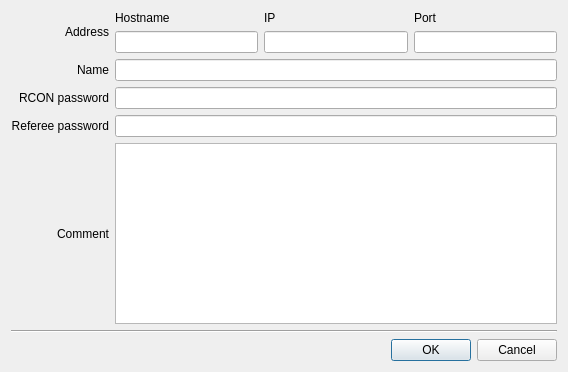
<ui version="4.0" >
 <class>ServOptsDialogClass</class>
 <widget class="QDialog" name="ServOptsDialogClass" >
  <property name="geometry" >
   <rect>
    <x>0</x>
    <y>0</y>
    <width>568</width>
    <height>372</height>
   </rect>
  </property>
  <property name="windowTitle" >
   <string>Dialog</string>
  </property>
  <layout class="QVBoxLayout" name="verticalLayout" >
   <item>
    <layout class="QGridLayout" name="gridLayout_2" >
     <item row="0" column="0" >
      <widget class="QLabel" name="label_8" >
       <property name="text" >
        <string>Address</string>
       </property>
       <property name="alignment" >
        <set>Qt::AlignRight|Qt::AlignTrailing|Qt::AlignVCenter</set>
       </property>
      </widget>
     </item>
     <item row="0" column="1" >
      <layout class="QGridLayout" name="gridLayout" >
       <item row="0" column="0" >
        <widget class="QLabel" name="label" >
         <property name="text" >
          <string>Hostname</string>
         </property>
        </widget>
       </item>
       <item row="0" column="1" >
        <widget class="QLabel" name="label_2" >
         <property name="text" >
          <string>IP</string>
         </property>
        </widget>
       </item>
       <item row="0" column="2" >
        <widget class="QLabel" name="label_3" >
         <property name="text" >
          <string>Port</string>
         </property>
        </widget>
       </item>
       <item row="1" column="0" >
        <widget class="QLineEdit" name="hostnameEdit" />
       </item>
       <item row="1" column="1" >
        <widget class="QLineEdit" name="ipEdit" />
       </item>
       <item row="1" column="2" >
        <widget class="QLineEdit" name="portEdit" />
       </item>
      </layout>
     </item>
     <item row="1" column="0" >
      <widget class="QLabel" name="label_4" >
       <property name="text" >
        <string>Name</string>
       </property>
       <property name="alignment" >
        <set>Qt::AlignRight|Qt::AlignTrailing|Qt::AlignVCenter</set>
       </property>
      </widget>
     </item>
     <item row="1" column="1" >
      <widget class="QLineEdit" name="nameEdit" />
     </item>
     <item row="2" column="0" >
      <widget class="QLabel" name="label_6" >
       <property name="text" >
        <string>RCON password</string>
       </property>
       <property name="alignment" >
        <set>Qt::AlignRight|Qt::AlignTrailing|Qt::AlignVCenter</set>
       </property>
      </widget>
     </item>
     <item row="2" column="1" >
      <widget class="QLineEdit" name="rconEdit" />
     </item>
     <item row="3" column="0" >
      <widget class="QLabel" name="label_7" >
       <property name="text" >
        <string>Referee password</string>
       </property>
       <property name="alignment" >
        <set>Qt::AlignRight|Qt::AlignTrailing|Qt::AlignVCenter</set>
       </property>
      </widget>
     </item>
     <item row="3" column="1" >
      <widget class="QLineEdit" name="refEdit" />
     </item>
     <item row="4" column="0" >
      <widget class="QLabel" name="label_5" >
       <property name="text" >
        <string>Comment</string>
       </property>
       <property name="alignment" >
        <set>Qt::AlignRight|Qt::AlignTrailing|Qt::AlignVCenter</set>
       </property>
      </widget>
     </item>
     <item row="4" column="1" >
      <widget class="QTextEdit" name="commentEdit" />
     </item>
    </layout>
   </item>
   <item>
    <widget class="Line" name="line" >
     <property name="orientation" >
      <enum>Qt::Horizontal</enum>
     </property>
    </widget>
   </item>
   <item>
    <widget class="QDialogButtonBox" name="buttonBox" >
     <property name="standardButtons" >
      <set>QDialogButtonBox::Cancel|QDialogButtonBox::Ok</set>
     </property>
    </widget>
   </item>
  </layout>
 </widget>
 <resources/>
 <connections>
  <connection>
   <sender>buttonBox</sender>
   <signal>accepted()</signal>
   <receiver>ServOptsDialogClass</receiver>
   <slot>accept()</slot>
   <hints>
    <hint type="sourcelabel" >
     <x>454</x>
     <y>348</y>
    </hint>
    <hint type="destinationlabel" >
     <x>451</x>
     <y>369</y>
    </hint>
   </hints>
  </connection>
  <connection>
   <sender>buttonBox</sender>
   <signal>rejected()</signal>
   <receiver>ServOptsDialogClass</receiver>
   <slot>reject()</slot>
   <hints>
    <hint type="sourcelabel" >
     <x>482</x>
     <y>350</y>
    </hint>
    <hint type="destinationlabel" >
     <x>496</x>
     <y>370</y>
    </hint>
   </hints>
  </connection>
 </connections>
</ui>
